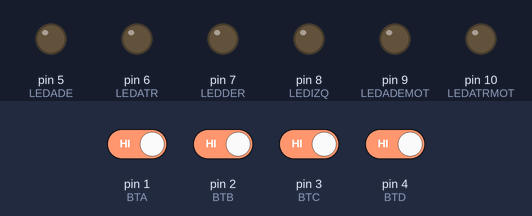
The sketch below on a simulated Arduino Uno, built with avr-gcc and run on an emulated ATmega328P. Parts: output pins drawn as LEDs (lit = HIGH). The inputs (shaded band) are chosen by the test bench; at power-on: pin 1 (BTA), pin 2 (BTB), pin 3 (BTC), pin 4 (BTD) HIGH.

Above: at 1.2 s.
1.3 s: pin 3 (BTC) driven LOW and pin 4 (BTD) driven LOW
At 2.6 s:
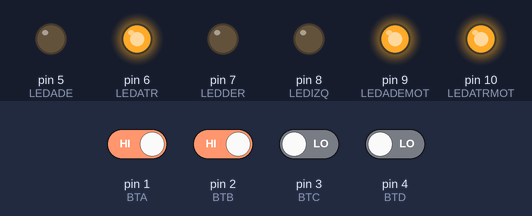
2.9 s: pin 1 (BTA) driven LOW
At 4.2 s:
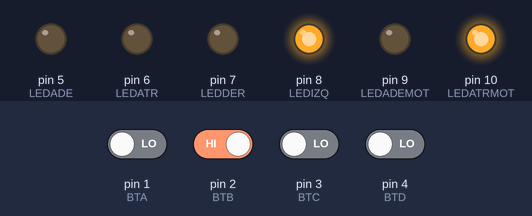
4.5 s: pin 2 (BTB) driven LOW
At 5.7 s:
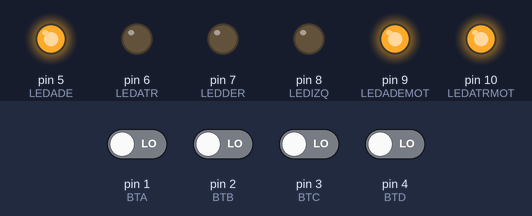
6.0 s: pin 1 (BTA) driven HIGH
At 6.9 s:
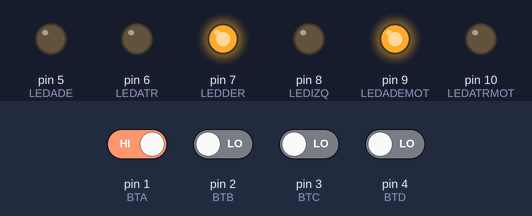
7.5 s: pin 2 (BTB) driven HIGH
At 8.0 s:
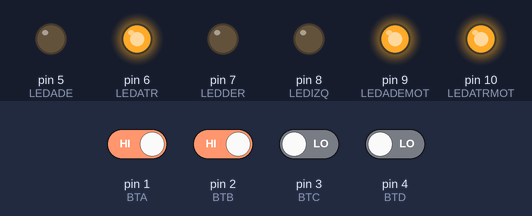
9.0 s: pin 3 (BTC) driven HIGH
At 10.4 s:
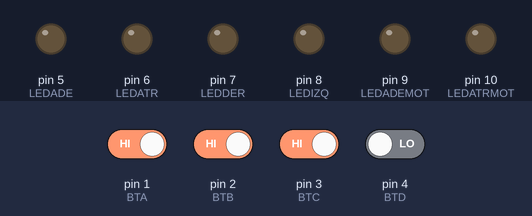
Timing chart, 0 to 11.5 s (numbered marks = the images above; inputs shaded):
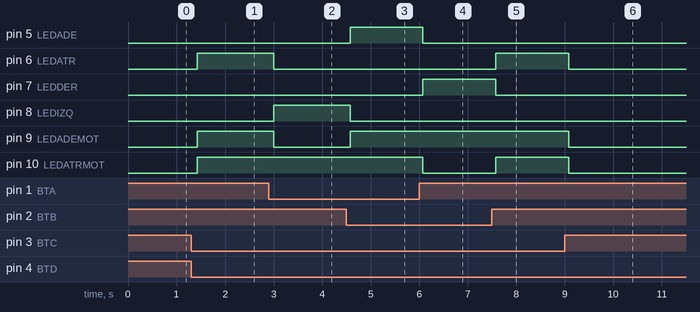

Measured:
- after the input at 1.3 s, pin 6 (LEDATR), pin 9 (LEDADEMOT), pin 10 (LEDATRMOT): LOW → HIGH after 0.13 s
- after the input at 2.9 s, pin 6 (LEDATR), pin 9 (LEDADEMOT): HIGH → LOW after 0.10 s; pin 8 (LEDIZQ): LOW → HIGH after 0.10 s
- after the input at 4.5 s, pin 5 (LEDADE), pin 9 (LEDADEMOT): LOW → HIGH after 0.08 s; pin 8 (LEDIZQ): HIGH → LOW after 0.08 s
- after the input at 6.0 s, pin 5 (LEDADE), pin 10 (LEDATRMOT): HIGH → LOW after 0.08 s; pin 7 (LEDDER): LOW → HIGH after 0.08 s
- after the input at 7.5 s, pin 6 (LEDATR), pin 10 (LEDATRMOT): LOW → HIGH after 0.08 s; pin 7 (LEDDER): HIGH → LOW after 0.08 s
- after the input at 9.0 s, pin 6 (LEDATR), pin 9 (LEDADEMOT), pin 10 (LEDATRMOT): HIGH → LOW after 0.08 s

The sketch:

U5PRT02.ino
```cpp
#define BTA 1
#define BTB 2
#define BTC 3
#define BTD 4

#define LEDADE 5
#define LEDATR 6
#define LEDIZQ 8
#define LEDDER 7

#define LEDADEMOT 9
#define LEDATRMOT 10


void setup()
{
  pinMode(BTA,INPUT);
  pinMode(BTB,INPUT);
  pinMode(BTC,INPUT);
  pinMode(BTD,INPUT);

   pinMode(LEDADE,OUTPUT);digitalWrite(LEDADE,LOW);
   pinMode(LEDATR,OUTPUT);digitalWrite(LEDATR,LOW);
   pinMode(LEDIZQ,OUTPUT);digitalWrite(LEDIZQ,LOW);
   pinMode(LEDDER,OUTPUT);digitalWrite(LEDDER,LOW);

   pinMode(LEDADEMOT,OUTPUT);digitalWrite(LEDADEMOT,LOW);
   pinMode(LEDATRMOT,OUTPUT);digitalWrite(LEDATRMOT,LOW);

}


bool va = false;
bool vb = false;
bool vc = false;
bool vd = false;


void loop()
{
  va = digitalRead(BTA);


  vb = digitalRead(BTB);


  vc = digitalRead(BTC);


  vd = digitalRead(BTD);
  delay(75);


   if(va==false && vb==false && vc==false && vd==false){
  digitalWrite(LEDADE,HIGH);
  digitalWrite(LEDATR,LOW);
  digitalWrite(LEDIZQ,LOW);
  digitalWrite(LEDDER,LOW);

  digitalWrite(LEDADEMOT,HIGH);
  digitalWrite(LEDATRMOT,HIGH);

   }

  //2
  else if(va==false && vb==false && vc==false && vd==true){
  digitalWrite(LEDADE,LOW);
  digitalWrite(LEDATR,LOW);
  digitalWrite(LEDIZQ,LOW);
  digitalWrite(LEDDER,LOW);

  digitalWrite(LEDADEMOT,LOW);
  digitalWrite(LEDATRMOT,LOW);

  }

  //3
  else if(va==false && vb==false && vc==true && vd==false){
  digitalWrite(LEDADE,LOW);
  digitalWrite(LEDATR,LOW);
  digitalWrite(LEDIZQ,LOW);
  digitalWrite(LEDDER,LOW);

  digitalWrite(LEDADEMOT,LOW);
  digitalWrite(LEDATRMOT,LOW);

  }

  //4
  else if(va==false && vb==false && vc==true && vd==true){
  digitalWrite(LEDADE,LOW);
  digitalWrite(LEDATR,LOW);
  digitalWrite(LEDIZQ,LOW);
  digitalWrite(LEDDER,LOW);

  digitalWrite(LEDADEMOT,LOW);
  digitalWrite(LEDATRMOT,LOW);

  }


   //5
  else if(va==false && vb==true && vc==false && vd==false){
  digitalWrite(LEDADE,LOW);
  digitalWrite(LEDATR,LOW);
  digitalWrite(LEDIZQ,HIGH);
  digitalWrite(LEDDER,LOW);

  digitalWrite(LEDADEMOT,LOW);
  digitalWrite(LEDATRMOT,HIGH);

  }

  //6
  else if(va==false && vb==true && vc==false && vd==true){
  digitalWrite(LEDADE,LOW);
  digitalWrite(LEDATR,LOW);
  digitalWrite(LEDIZQ,LOW);
  digitalWrite(LEDDER,LOW);

  digitalWrite(LEDADEMOT,LOW);
  digitalWrite(LEDATRMOT,LOW);

  }

  //7
  else if(va==false && vb==true && vc==true && vd==false){
  digitalWrite(LEDADE,LOW);
  digitalWrite(LEDATR,LOW);
  digitalWrite(LEDIZQ,LOW);
  digitalWrite(LEDDER,LOW);

  digitalWrite(LEDADEMOT,LOW);
  digitalWrite(LEDATRMOT,LOW);

  }

  //8
  else if(va==false && vb==true && vc==true && vd==true){
  digitalWrite(LEDADE,LOW);
  digitalWrite(LEDATR,LOW);
  digitalWrite(LEDIZQ,LOW);
  digitalWrite(LEDDER,LOW);

  digitalWrite(LEDADEMOT,LOW);
  digitalWrite(LEDATRMOT,LOW);

  }


  //9
  else if(va==true && vb==false && vc==false && vd==false){
  digitalWrite(LEDADE,LOW);
  digitalWrite(LEDATR,LOW);
  digitalWrite(LEDIZQ,LOW);
  digitalWrite(LEDDER,HIGH);

  digitalWrite(LEDADEMOT,HIGH);
  digitalWrite(LEDATRMOT,LOW);

  }

  //10
  else if(va==true && vb==false && vc==false && vd==true){
  digitalWrite(LEDADE,LOW);
  digitalWrite(LEDATR,LOW);
  digitalWrite(LEDIZQ,LOW);
  digitalWrite(LEDDER,LOW);

  digitalWrite(LEDADEMOT,LOW);
  digitalWrite(LEDATRMOT,LOW);

  }

  //11
  else if(va==true && vb==false && vc==true && vd==false){
  digitalWrite(LEDADE,LOW);
  digitalWrite(LEDATR,LOW);
  digitalWrite(LEDIZQ,LOW);
  digitalWrite(LEDDER,LOW);

  digitalWrite(LEDADEMOT,LOW);
  digitalWrite(LEDATRMOT,LOW);

  }

  //12
  else if(va==true && vb==false && vc==true && vd==true){
  digitalWrite(LEDADE,LOW);
  digitalWrite(LEDATR,LOW);
  digitalWrite(LEDIZQ,LOW);
  digitalWrite(LEDDER,LOW);

  digitalWrite(LEDADEMOT,LOW);
  digitalWrite(LEDATRMOT,LOW);

  }


 //13
  else if(va==true && vb==true && vc==false && vd==false){
  digitalWrite(LEDADE,LOW);
  digitalWrite(LEDATR,HIGH);
  digitalWrite(LEDIZQ,LOW);
  digitalWrite(LEDDER,LOW);

  digitalWrite(LEDADEMOT,HIGH);
  digitalWrite(LEDATRMOT,HIGH);

  }

  //14
  else if(va==true && vb==true && vc==false && vd==true){
  digitalWrite(LEDADE,LOW);
  digitalWrite(LEDATR,LOW);
  digitalWrite(LEDIZQ,LOW);
  digitalWrite(LEDDER,LOW);

  digitalWrite(LEDADEMOT,LOW);
  digitalWrite(LEDATRMOT,LOW);

  }

  //15
  else if(va==true && vb==true && vc==true && vd==false){
  digitalWrite(LEDADE,LOW);
  digitalWrite(LEDATR,LOW);


  digitalWrite(LEDADEMOT,LOW);
  digitalWrite(LEDATRMOT,LOW);

  }

  //16
  else if(va==true && vb==true && vc==true && vd==true){
  digitalWrite(LEDADE,LOW);
  digitalWrite(LEDATR,LOW);
  digitalWrite(LEDIZQ,LOW);
  digitalWrite(LEDDER,LOW);

  digitalWrite(LEDADEMOT,LOW);
  digitalWrite(LEDATRMOT,LOW);

  }


}
```
